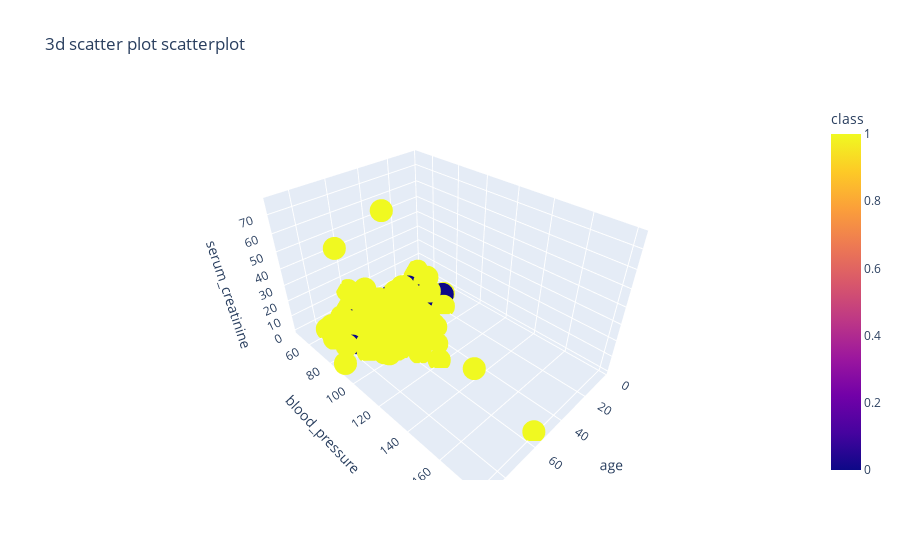

Notebook code cell kept with this figure:
### Code cell
fig = px.scatter_3d(df, x = 'age', y = 'blood_pressure',z = 'serum_creatinine', color = 'class', title = "3d scatter plot scatterplot")
fig.show()

### Figure 1 — Plotly figure (JSON) as saved in the notebook; plotly's stock layout.template omitted (floating-point values rounded to 4 significant figures; data arrays with more than 128 entries replaced by an {"elided": "..."} marker saying what was removed)
{"data": [{"hovertemplate": "age=%{x}<br>blood_pressure=%{y}<br>serum_creatinine=%{z}<br>class=%{marker.color}<extra></extra>", "legendgroup": "", "marker": {"color": {"elided": "400 int values"}, "coloraxis": "coloraxis", "symbol": "circle"}, "mode": "markers", "name": "", "scene": "scene", "showlegend": false, "type": "scatter3d", "x": {"elided": "400 float values"}, "y": {"elided": "400 float values"}, "z": {"elided": "400 float values"}}], "layout": {"coloraxis": {"colorbar": {"title": {"text": "class"}}, "colorscale": [[0, "#0d0887"], [0.1111, "#46039f"], [0.2222, "#7201a8"], [0.3333, "#9c179e"], [0.4444, "#bd3786"], [0.5556, "#d8576b"], [0.6667, "#ed7953"], [0.7778, "#fb9f3a"], [0.8889, "#fdca26"], [1, "#f0f921"]]}, "legend": {"tracegroupgap": 0}, "scene": {"domain": {"x": [0, 1], "y": [0, 1]}, "xaxis": {"title": {"text": "age"}}, "yaxis": {"title": {"text": "blood_pressure"}}, "zaxis": {"title": {"text": "serum_creatinine"}}}, "title": {"text": "3d scatter plot scatterplot"}}}
